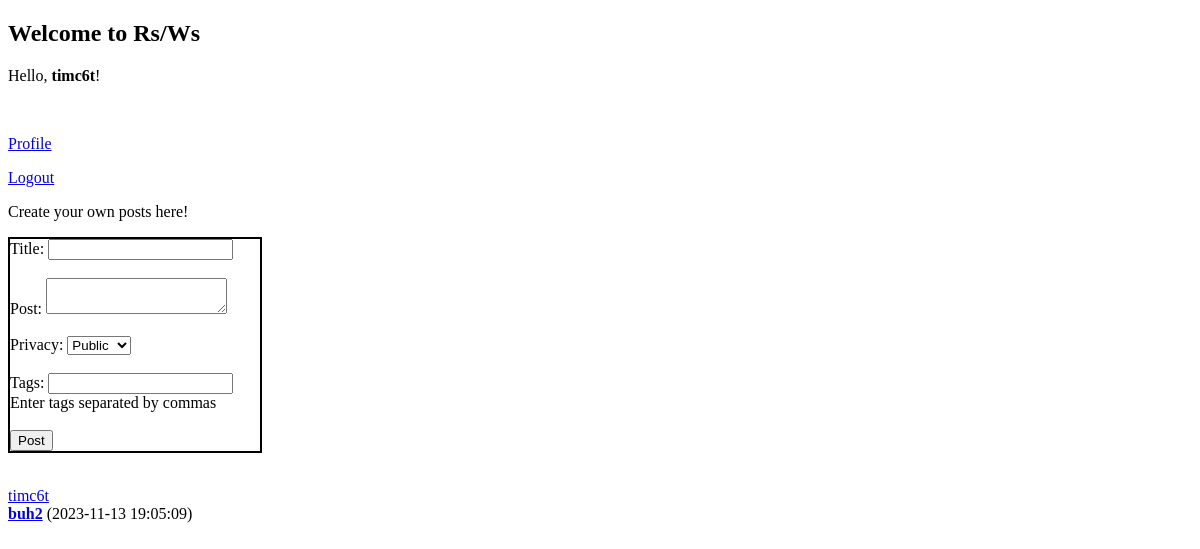
Page /dashboard.php (signed in) on the earlier database version.
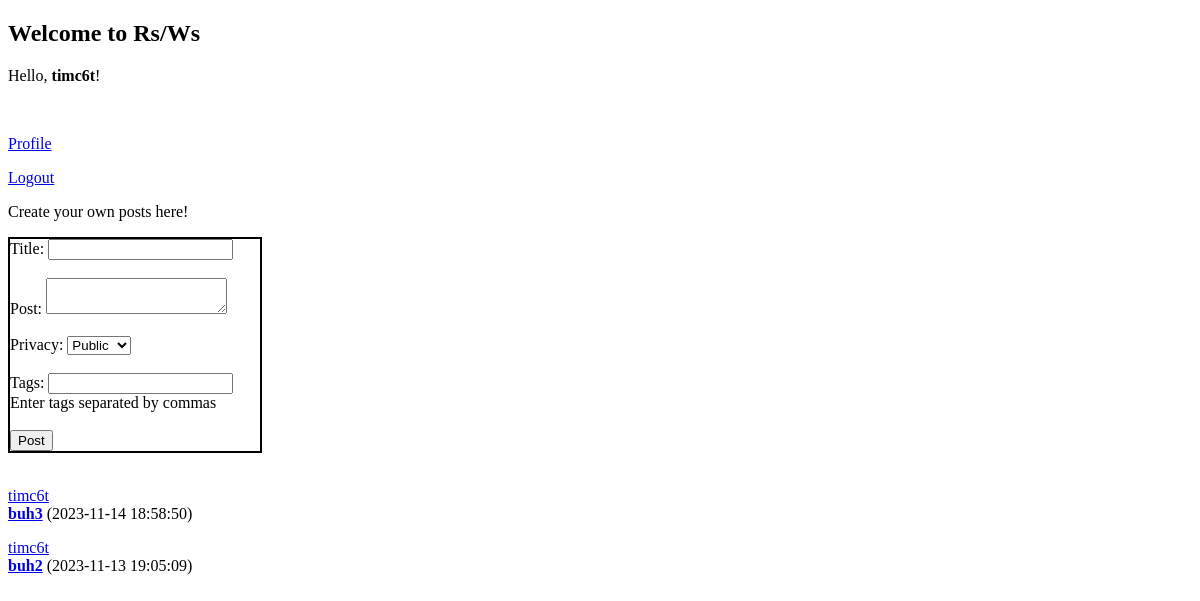
Same page on the later database version.
### tables this page shows
CREATE TABLE `texts` (
  `text_id` int(11) NOT NULL,
  `user_id` int(11) DEFAULT NULL,
  `title` varchar(255) DEFAULT NULL,
  `content` text NOT NULL,
  `is_public` tinyint(1) DEFAULT 1,
  `created_at` timestamp NOT NULL DEFAULT current_timestamp()
);

CREATE TABLE `users` (
  `user_id` int(11) NOT NULL,
  `username` varchar(50) NOT NULL,
  `email` varchar(100) NOT NULL,
  `password` varchar(255) NOT NULL,
  `activation_key` varchar(100) DEFAULT NULL,
  `profile_image` varchar(255) NOT NULL,
  `is_activated` tinyint(1) DEFAULT 0,
  `created_at` timestamp NOT NULL DEFAULT current_timestamp()
);

### dashboard.php (the view, shortened to what this page needs)
<?php
require_once "config.php";
$user_id = $_SESSION["user_id"];
$tags = [];
$sql_user = "SELECT username, profile_image FROM users WHERE user_id = ?";
if ($stmt_user = mysqli_prepare($link, $sql_user)) {
    mysqli_stmt_bind_param($stmt_user,"s", $user_id);
    if (mysqli_stmt_execute($stmt_user)) {
        mysqli_stmt_store_result($stmt_user);
        mysqli_stmt_bind_result($stmt_user, $username, $profile_image);
    } else {
        echo "Error fetching user data: " . mysqli_error($link);
        exit;
    }
} else {
    echo "Error preparing user query: " . mysqli_error($link);
    exit;
}
$sql_posts = "SELECT u.username AS post_user, t.text_id, t.user_id, t.title, t.content, t.created_at
              FROM texts t
              INNER JOIN users u ON t.user_id = u.user_id
              WHERE t.user_id = ? OR t.user_id IN (SELECT following_id FROM follows WHERE follower_id = ?)
              ORDER BY t.created_at DESC";
?>
<!DOCTYPE html>
<html lang="en">
<head>
</head>
<body>
    <h2>Welcome to Rs/Ws</h2>
    <p>Hello, <b><?php echo $username; ?></b>!</p>
    <?php if ($profile_image) : ?>
        <img src="<?php echo $profile_image; ?>" alt="Profile picture">
    <?php endif; ?><br>
    <div id="navbar">
        <p><a href="profile.php?user_id=<?php echo $user_id; ?>">Profile</a></p>
        <p><a href="logout.php">Logout</a></p>
    </div>
    <p>Create your own posts here!</p>
    <div class=post-section>
        <form method="POST" action="upload_text.php">
            <div>
                <label for="title">Title:</label>
                <input type="text" id="title" name="title" required>
            </div><br>
            <div>
                <label for="content">Post:</label>
                <textarea name="content" maxlength="512" required></textarea>
            </div><br>
            <div>
                <label for="is_public">Privacy:</label>
                <select name="is_public">
                    <option value="public">Public</option>
                </select>
            </div><br>
            <div>
                <label>Tags:</label>
                <input type="text" name="tags" value="<?php echo implode(', ', $tags); ?>"><br>
                <span>Enter tags separated by commas</span>
            </div><br>
            <div>
                <input type="submit" value="Post">
            </div>
        </form>
    </div>
    <br>
    <p>
        <?php
            if ($stmt_posts = mysqli_prepare($link, $sql_posts)) {
                mysqli_stmt_bind_param($stmt_posts,"ss", $user_id, $user_id);
                if (mysqli_stmt_execute($stmt_posts)) {
                    $result_posts = mysqli_stmt_get_result($stmt_posts);
                    while ($row = mysqli_fetch_assoc($result_posts)) {
                        $post_user_id = $row["user_id"];
                        $text_id = $row["text_id"];
                        $post_user = $row["post_user"];
                        $post_title = $row["title"];
                        $post_creation = $row["created_at"];
                        echo "<p><div class='username_post'><a href='profile.php?username=$post_user'>$post_user</a></div> <strong><a href='posts.php?user_id=$post_user_id&text_id=$text_id'>$post_title</a></strong> ($post_creation)</p>";
                    }
                } else {
                    echo "Error fetching posts: " . mysqli_error($link);
                }
            } else {
                echo "Error preparing posts query: " . mysqli_error($link);
            }
        ?>
    </p>
</body>
</html>

### dashboard.php (style rules this page uses)
.post-section { border: 2px solid black; width: 250px; }
textarea { resize: vertical; }

Differences in the rows shown:
added texts: user.username "timc6t", title "buh3", created_at "2023-11-14 18:58:50"
